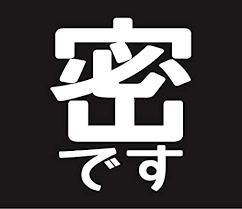
#> input picture YOLO/pytorch-yolo-v3/images/phase_2.jpg, 242 x 209 px
$ python color_conversion.py
#> lines starting #> are read from the running program, lines starting #| are printed output that depends on the picture; after the words box and inside, x2 and y2 are one past the last pixel; in counts of white or black regions, pixels touching at a corner belong together
import numpy as np
import imutils

import cv2

img_rgb = cv2.imread('images/phase_2.jpg')
#> img_rgb is the input picture: shape (209, 242, 3); mean B, G, R 78.6, 77.9, 80.5

Conv_hsv_Gray = cv2.cvtColor(img_rgb, cv2.COLOR_BGR2GRAY)

ret, mask = cv2.threshold(Conv_hsv_Gray, 0, 255,cv2.THRESH_BINARY_INV |cv2.THRESH_OTSU)
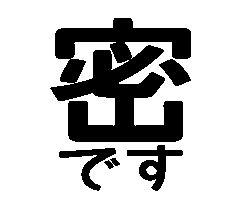
#> mask: shape (209, 242); 76% white; 5 black regions, box (x1, y1, x2, y2) and area: (50, 18, 191, 142) 9921, (127, 145, 183, 191) 912, (59, 148, 116, 191) 736, (159, 59, 191, 86) 465, (104, 158, 120, 169) 91
#> ret = 131

#img_rgb.Set(mask,cv2.Scalar(0,0,255))
img_rgb[mask == 255] = [0, 0, 255]
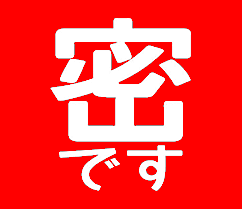
#> img_rgb: shape (209, 242, 3); mean B, G, R 59.8, 59.8, 253.7

cv2.imwrite("images/imgOriginal.jpg", img_rgb)  # show windows


cv2.waitKey(0)

$ run again, with YOLO/pytorch-yolo-v3/images/phase_1.jpg copied over YOLO/pytorch-yolo-v3/images/phase_2.jpg
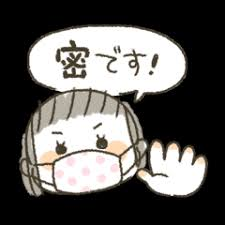
#> input picture YOLO/pytorch-yolo-v3/images/phase_1.jpg, 225 x 225 px
#> img_rgb is the input picture: shape (225, 225, 3); mean B, G, R 91.6, 94.2, 96
#> `ret, mask = cv2.threshold(Conv_hsv_Gray, 0, 255,cv2.THRESH_BINARY_INV ..`:
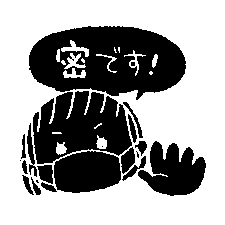
#> mask: shape (225, 225); 62.5% white; 21 black regions (5 under 20 px), largest, box (x1, y1, x2, y2) and area: (29, 26, 186, 100) 7998, (33, 91, 132, 164) 4814, (138, 141, 206, 196) 2329
#> ret = 122
#> `img_rgb[mask == 255] = [0, 0, 255]`:
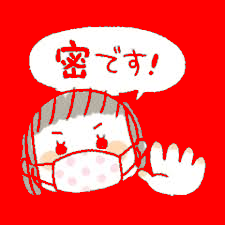
#> img_rgb: shape (225, 225, 3); mean B, G, R 85.7, 87.4, 247.9
